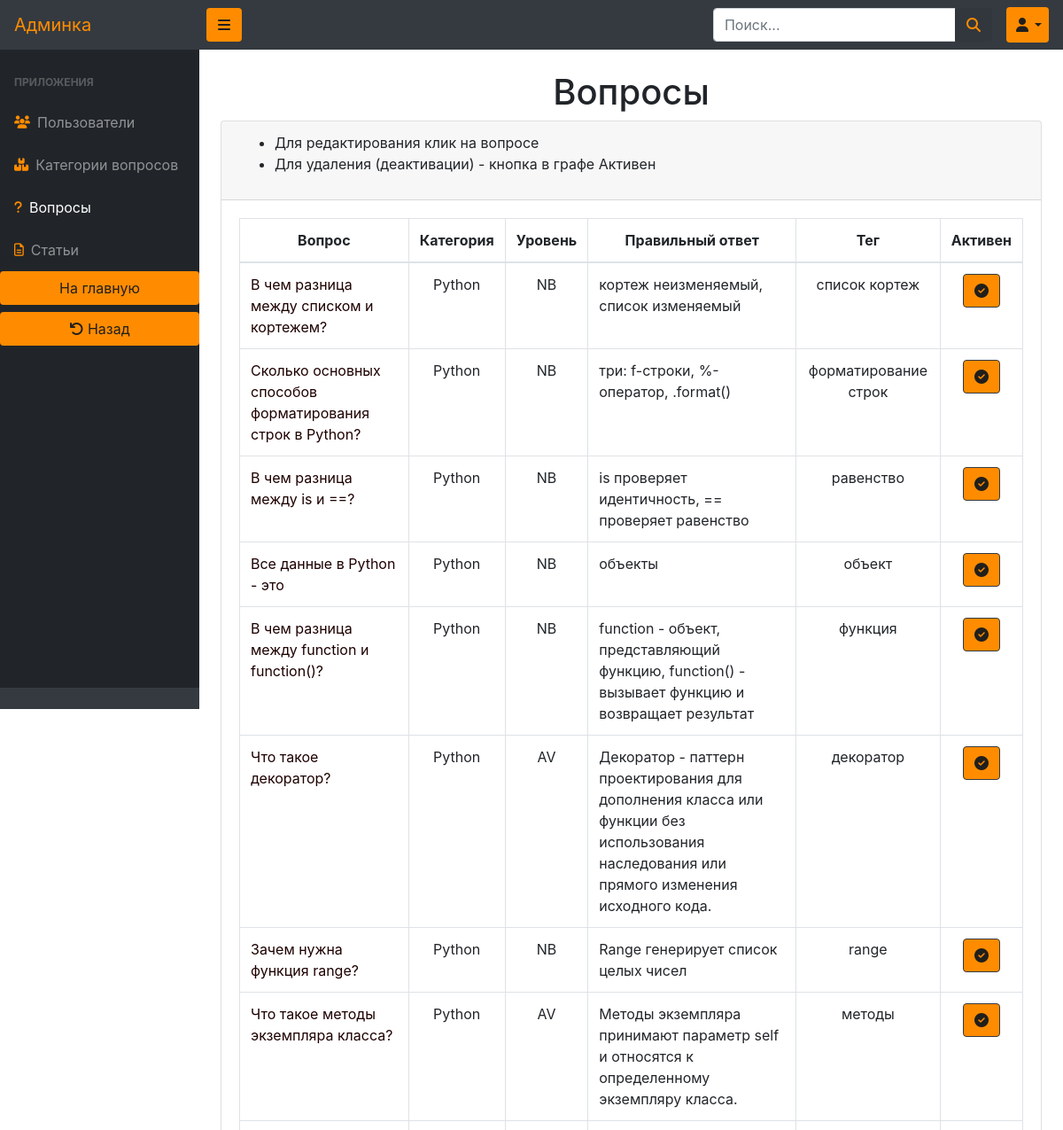
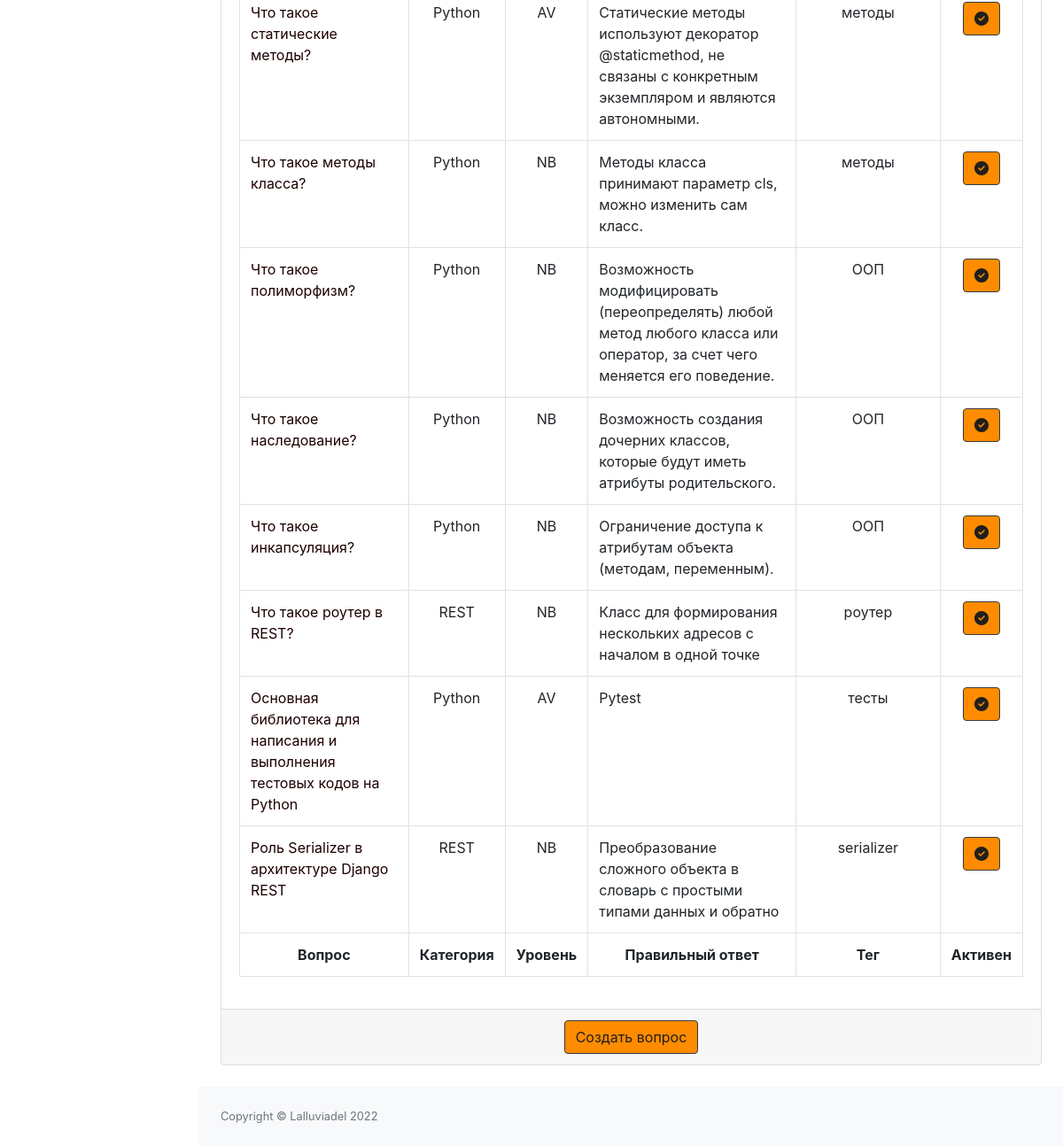
The app's page /myadmin/questions/ with its own data (2 pictures, top to bottom).
### questions/models.py (models this page shows, shortened)
class Question(models.Model):
    NEWBIE = 'NB'
    AVERAGE = 'AV'
    SMARTYPANTS = 'SP'
    DIFFICULTY_LEVEL_CHOICES = (
        (NEWBIE, 'новичок'),
        (AVERAGE, 'середнячок'),
        (SMARTYPANTS, 'умник'),
    )
    question = models.CharField(max_length=250)
    subject = models.ForeignKey(QuestionCategory, on_delete=models.CASCADE, default='1')
    right_answer = models.CharField(max_length=150, default='default')
    answer_01 = models.CharField(max_length=150, default='default')
    answer_02 = models.CharField(max_length=150, default='default')
    answer_03 = models.CharField(max_length=150, default='default')
    answer_04 = models.CharField(max_length=150, default='default')
    difficulty_level = models.CharField(choices=DIFFICULTY_LEVEL_CHOICES, verbose_name='уровень', max_length=2,
                                        default=NEWBIE)
    available = models.BooleanField(default=True)
    tag = models.CharField(max_length=250, default='IT')
    image_01 = models.ImageField(upload_to=question_image_path, blank=True)
    image_02 = models.ImageField(upload_to=question_image_path, blank=True)
    image_03 = models.ImageField(upload_to=question_image_path, blank=True)

class QuestionCategory(models.Model):
    name = models.CharField(max_length=64)
    description = models.TextField(blank=True)
    image = models.ImageField(upload_to=category_image_path, blank=True)
    available = models.BooleanField(default=True)
    def __str__(self):
        return self.name

### myadmin/views.py (the view)
# urls.py: path('questions/', QuestionListView.as_view(), name='admins_questions'),
class QuestionListView(ListView):
    model = Question
    template_name = 'myadmin/questions/question-viewing.html'
    context_object_name = 'questions'
    def get_context_data(self, *, object_list=None, **kwargs):
        context = super().get_context_data(**kwargs)
        context['title'] = 'Просмотр вопросов'
        context['questions']: Question.objects.all().select_related()
        return context

### questions/context_processors.py (called while the page is built)
def categories(request):
    return {
        'categories': QuestionCategory.objects.all(),
    }

def users(request):
    return {
        'users': MyUser.objects.all(),
    }

def questions(request):
    return {
        'questions': Question.objects.all(),
    }

### myadmin/templates/myadmin/questions/question-viewing.html
{% extends 'myadmin/base.html' %}
{% load static %}
{% block content %}
    <div id="layoutSidenav_content">
        <main>
            <div class="container-fluid text-center">
                <h1 class="mt-4">Вопросы</h1>
                <div class="card mb-4">
                    <div class="card-header">
                        <ul class="text-left">
                            <li>Для редактирования клик на вопросе</li>
                            <li>Для удаления (деактивации) - кнопка в графе Активен</li>
                        </ul>
                    </div>
                    <div id="update_que_catcher" class="card-body">
                        {% include 'myadmin/includes/table-questions.html' %}
                    </div>
                    <div class="card-footer">
                        <a href="{% url 'myadmin:admins_question_create' %}">
                            <button class="btn btn-outline-dark btn-orange">Создать вопрос</button>
                        </a>
                    </div>
                </div>
            </div>
        </main>
        {% include 'myadmin/includes/footer.html' %}
    </div>
{% endblock %}

### myadmin/templates/myadmin/includes/table-questions.html (shortened to what this page needs)
<div class="table-responsive">
    <table class="table table-bordered wigth-100 dtBasicExample" id="example">
        <thead>
        <tr>
            <th>Вопрос</th>
            <th>Категория</th>
            <th>Уровень</th>
            <th>Правильный ответ</th>
            <th>Тег</th>
            <th>Активен</th>
        </tr>
        </thead>
        <tfoot>
        <tr>
            <th>Вопрос</th>
            <th>Категория</th>
            <th>Уровень</th>
            <th>Правильный ответ</th>
            <th>Тег</th>
            <th>Активен</th>
        </tr>
        </tfoot>
        <tbody>
        {% for question in questions %}
            <tr {% if not question.available %} class="no-active" {% endif %}>
                <td class="text-left"><a href="{% url 'myadmin:admins_question_update' question.id %}"
                       class="admin-link">
                    {{ question.question }}</a>
                </td>
                <td>{{ question.subject }}</td>
                <td>{{ question.difficulty_level }}</td>
                <td class="text-left">{{ question.right_answer }}</td>
                <td>{{ question.tag }}</td>
                <td class="text-center">
                    <form id="update_que_btn">
                        {% if question.available %}
                            <button name="{{ question.id }}" type="submit" class="btn btn-outline-dark btn-orange"><i
                                    class='fas fa-check-circle blacked'></i></button>
                        {% else %}
                            <button name="{{ question.id }}" type="submit" class="btn btn-outline-dark"><i
                                    class="fas fa-times-circle"></i></button>
                        {% endif %}
                    </form>
                </td>
            </tr>
        {% endfor %}
        </tbody>
    </table>
</div>

### static/css/admin.css (style rules this page uses)
.wigth-100 { width: 100%; }
.admin-link { color: #1E0000; }
.btn-orange, label.active { background: #FF8C00 !important; color: #211f1c !important; outline: none; }

### records on screen
Question: question "В чем разница между списком и кортежем?", subject "Python", difficulty_level "NB", right_answer "кортеж неизменяемый, список изменяемый", tag "список кортеж"
Question: question "Сколько основных способов форматирования строк в Python?", subject "Python", difficulty_level "NB", right_answer "три: f-строки, %-оператор, .format()", tag "форматирование строк"
Question: question "В чем разница между is и ==?", subject "Python", difficulty_level "NB", right_answer "is проверяет идентичность, == проверяет равенство", tag "равенство"
Question: question "Все данные в Python - это", subject "Python", difficulty_level "NB", right_answer "объекты", tag "объект"
Question: question "В чем разница между function и function()?", subject "Python", difficulty_level "NB", right_answer "function - объект, представляющий функцию, function() - вызывает функцию и возвращает результат", tag "функция"
Question: question "Что такое декоратор?", subject "Python", difficulty_level "AV", right_answer "Декоратор - паттерн проектирования для дополнения класса или функции без использования наследования или прямого изменения исходного кода.", tag "декоратор"
Question: question "Зачем нужна функция range?", subject "Python", difficulty_level "NB", right_answer "Range генерирует список целых чисел", tag "range"
Question: question "Что такое методы экземпляра класса?", subject "Python", difficulty_level "AV", right_answer "Методы экземпляра принимают параметр self и относятся к определенному экземпляру класса.", tag "методы"
Question: question "Что такое статические методы?", subject "Python", difficulty_level "AV", right_answer "Статические методы используют декоратор @staticmethod, не связаны с конкретным экземпляром и являются автономными.", tag "методы"
Question: question "Что такое методы класса?", subject "Python", difficulty_level "NB", right_answer "Методы класса принимают параметр cls, можно изменить сам класс.", tag "методы"
Question: question "Что такое полиморфизм?", subject "Python", difficulty_level "NB", right_answer "Возможность модифицировать (переопределять) любой метод любого класса или оператор, за счет чего меняется его поведение.", tag "ООП"
Question: question "Что такое наследование?", subject "Python", difficulty_level "NB", right_answer "Возможность создания дочерних классов, которые будут иметь атрибуты родительского.", tag "ООП"
Question: question "Что такое инкапсуляция?", subject "Python", difficulty_level "NB", right_answer "Ограничение доступа к атрибутам объекта (методам, переменным).", tag "ООП"
Question: question "Что такое роутер в REST?", subject "REST", difficulty_level "NB", right_answer "Класс для формирования нескольких адресов с началом в одной точке", tag "роутер"
Question: question "Основная библиотека для написания и выполнения тестовых кодов на Python", subject "Python", difficulty_level "AV", right_answer "Pytest", tag "тесты"
Question: question "Роль Serializer в архитектуре Django REST", subject "REST", difficulty_level "NB", right_answer "Преобразование сложного объекта в словарь с простыми типами данных и обратно", tag "serializer"
